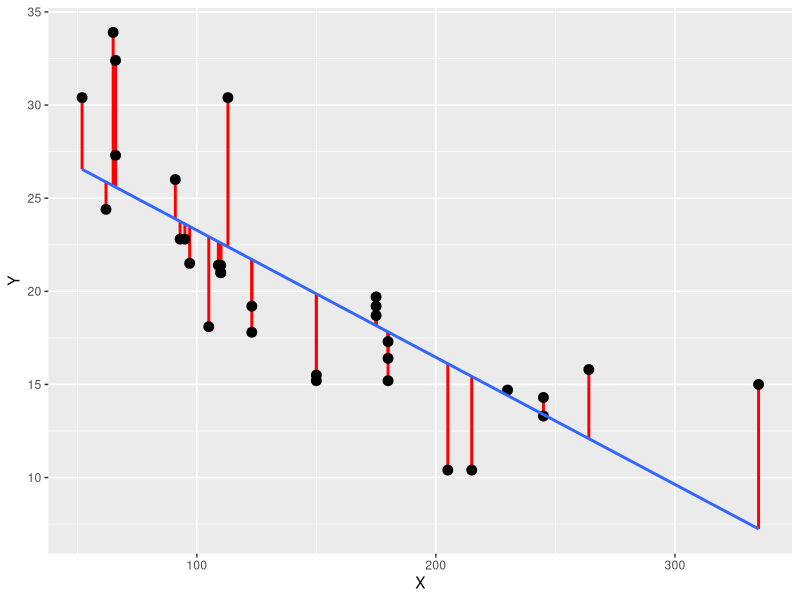
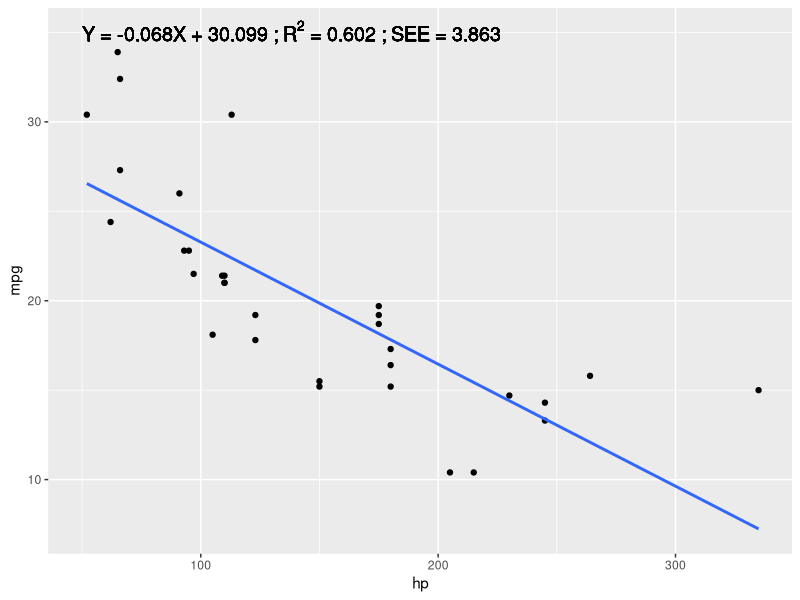
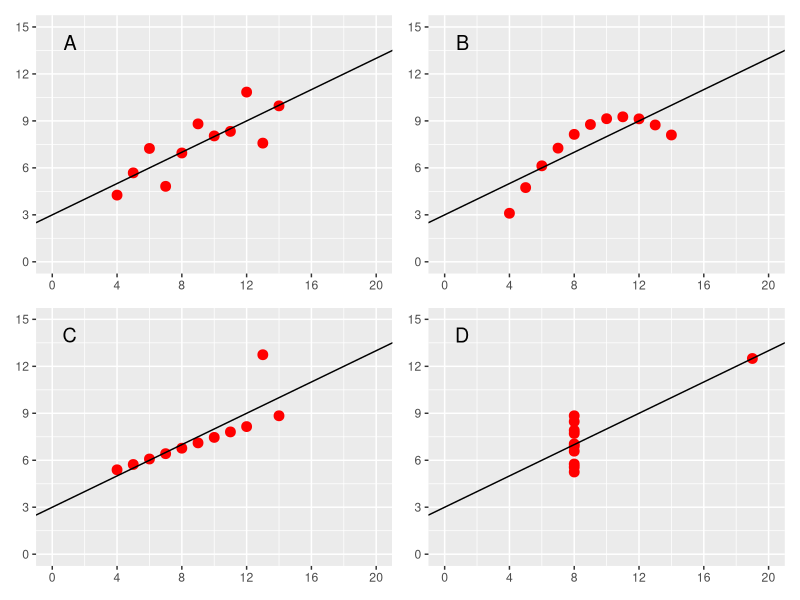

Recreate these plots in R, in order.
## ---- chunk 1
#| echo: false
#| warning: false
#| message: false

library(dplyr)
library(ggplot2)
library(patchwork)
## ---- chunk 2
#| out-width: '70%'
#| echo: false
#| message: false
#| fig-cap: "Illustration d'un modèle linéaire (en bleu) et de ses résidus (en rouge)"
#| label: fig-graphsee

a <- summary(lm(mpg ~ hp, data = mtcars))$coefficients[2]
b <- summary(lm(mpg ~ hp, data = mtcars))$coefficients[1]

dfR2 <- 
  mtcars |>
  dplyr::select(hp, mpg) |>
  mutate(pred = a * hp + b,
         res = pred - mpg)

ggplot(data = dfR2) +
  geom_segment(aes(x = hp, xend = hp, y = pred, yend = mpg), color = "red", size = 1) +
  geom_point(aes(x = hp,y =  mpg), size = 3) +
  geom_smooth(aes(x = hp, y = mpg), method = "lm", se = FALSE) +
  xlab("X") +
  ylab("Y")
## ---- chunk 3
lm(mpg ~ hp, data = mtcars)
## ---- chunk 4
model <- lm(mpg ~ hp, data = mtcars)
summary(model)
## ---- chunk 5
# Extraction de l'ordonnée à l'origine
intercept <- summary(model)$coefficients[1]
intercept

# Extraction du coefficient directeur
slope <-  summary(model)$coefficients[2]
slope

# Extraction du R2
R2 <- summary(model)$r.squared
R2

# Extraction de SEE
SEE <- summary(model)$sigma
SEE
## ---- chunk 6
#| out-width: '80%'
#| message: false
#| warning: false
#| fig-cap: "Régression linéaire avec les informations correspondantes"
#| label: fig-graphLinStats

ggplot(data = mtcars, aes(x = hp, y = mpg)) +
  geom_point() +
  geom_smooth(method = "lm", se = FALSE) +
  annotate("text", label = bquote(paste(
    "Y = ", .(round(slope, digits = 3)), "X + ", 
     .(round(intercept, digits = 3)), " ; ",
     R^2, " = ", .(round(R2, digits = 3)), 
     " ; SEE = ", .(round(SEE, digits = 3)))), 
           x = 50, y = 35, hjust = 0, size = 5)
## ---- chunk 7
#| echo: false
#| results: false

anscombe <- 
  tribble(
  ~Ix,  ~Iy,	 ~IIx,  ~IIy,  ~IIIx,	~IIIy, ~IVx,  ~IVy,
  10.0,	8.04,	 10.0,  9.14,	 10.0,	7.46,	 8.0,	 6.58,
  8.0,	6.95,	 8.0,	  8.14,	 8.0,	  6.77,	 8.0,	 5.76,
  13.0,	7.58,	 13.0,  8.74,	 13.0,	12.74, 8.0,	 7.71,
  9.0,	8.81,	 9.0,	  8.77,	 9.0,	  7.11,	 8.0,	 8.84,
  11.0,	8.33,	 11.0,  9.26,	 11.0,	7.81,	 8.0,	 8.47,
  14.0,	9.96,	 14.0,  8.10,	 14.0,	8.84,	 8.0,	 7.04,
  6.0,	7.24,	 6.0,	  6.13,	 6.0,	  6.08,	 8.0,	 5.25,
  4.0,	4.26,	 4.0,	  3.10,	 4.0,	  5.39,	 19.0, 12.50,
  12.0,	10.84, 12.0,  9.13,	 12.0, 	8.15,  8.0,	 5.56,
  7.0,	4.82,	 7.0,	  7.26,	 7.0,	  6.42,	 8.0,	 7.91,
  5.0,	5.68,	 5.0,	  4.74,	 5.0,	  5.73,	 8.0,	 6.89
)
## ---- chunk 8
#| out-width: '70%'
#| echo: false
#| fig-cap: "Le quartet d'Anscombe"
#| label: fig-anscombeQuartetGraph

size <- 3
color <- "red"
anscombe1 <- ggplot(data = anscombe, aes(x = Ix, y = Iy)) + 
  geom_point(size = size, color = color) + 
  geom_abline(slope = 0.5,  intercept = 3) +
  scale_x_continuous(breaks = seq(0, 20, 4), limits = c(0, 20)) +
  scale_y_continuous(breaks = seq(0, 15, 3), limits = c(0, 15)) +
  theme(axis.title = element_blank()) +
  annotate("text", x = 1.5, y = 14, label = "A", hjust = 1, size = 5)

anscombe2 <- ggplot(data = anscombe, aes(x = IIx, y = IIy)) + 
  geom_point(size = size, color = color) + 
  geom_abline(slope = 0.5,  intercept = 3) +
  scale_x_continuous(breaks = seq(0, 20, 4), limits = c(0, 20)) +
  scale_y_continuous(breaks = seq(0, 15, 3), limits = c(0, 15)) +
  theme(axis.title = element_blank()) +
  annotate("text", x = 1.5, y = 14, label = "B", hjust = 1, size = 5)

anscombe3 <- ggplot(data = anscombe, aes(x = IIIx, y = IIIy)) + 
  geom_point(size = size, color = color) + 
  geom_abline(slope = 0.5,  intercept = 3) + 
  scale_x_continuous(breaks = seq(0, 20, 4), limits = c(0, 20)) +
  scale_y_continuous(breaks = seq(0, 15, 3), limits = c(0, 15)) +
  theme(axis.title = element_blank()) +
  annotate("text", x = 1.5, y = 14, label = "C", hjust = 1, size = 5)

anscombe4 <- ggplot(data = anscombe, aes(x = IVx, y = IVy)) + 
  geom_point(size = size, color = color) + 
  geom_abline(slope = 0.5,  intercept = 3) + 
  scale_x_continuous(breaks = seq(0, 20, 4), limits = c(0, 20)) +
  scale_y_continuous(breaks = seq(0, 15, 3), limits = c(0, 15)) +
  theme(axis.title = element_blank()) +
  annotate("text", x = 1.5, y = 14, label = "D", hjust = 1, size = 5)

(anscombe1 | anscombe2) / (anscombe3 | anscombe4) 
